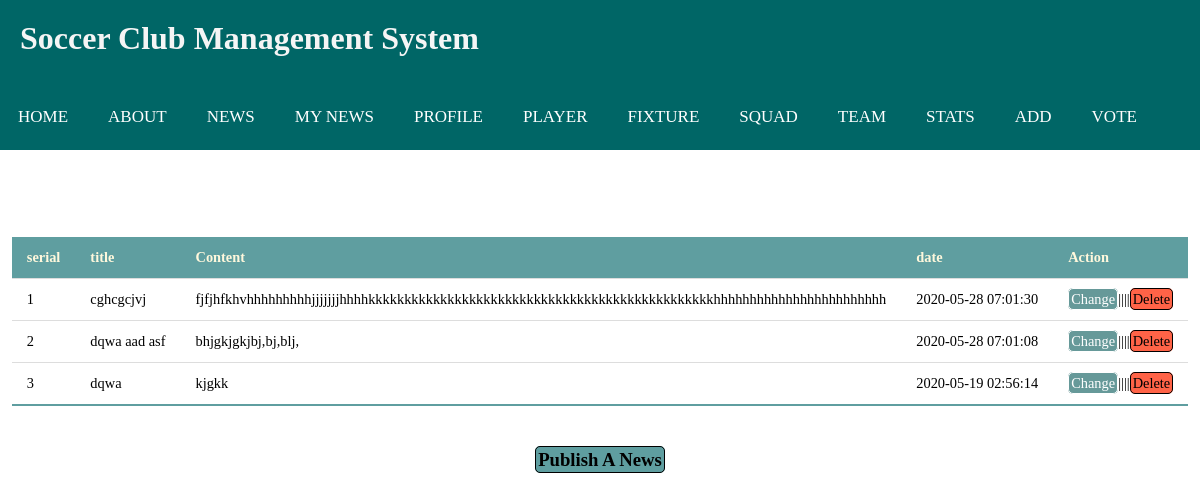
The page /mynews.php (signed in) on the database its author committed.
### tables this page shows
CREATE TABLE `news` (
  `id` int(11) NOT NULL,
  `title` varchar(255) NOT NULL,
  `content` text NOT NULL,
  `date` timestamp NOT NULL DEFAULT current_timestamp() ON UPDATE current_timestamp(),
  `user_name` varchar(255) NOT NULL
);

### mynews.php (the view, shortened to what this page needs)
<?php
  include("index1.php");
?>
<!DOCTYPE html>
 <html>
 <head>
 </head>
 <body>
  <?php  if(isset($_COOKIE["currentUser"])){
      $cuser = $_COOKIE["currentUser"];?>
<center>
    <table class="pd_table">
    <tr>
        <th>serial</th>
        <th>title</th>
        <th>Content</th>
        <th>date</th>
        <th>Action</th>
    </tr>
    <?php
        $qry1 = "SELECT * FROM news  WHERE user_name='$cuser' ORDER BY date DESC";
        $run = mysqli_query($link,$qry1);
         $serial=1;
             if($run){
            while($data = mysqli_fetch_array($run)){
 ?>
        <tr>
           <td>  <?php echo $serial;  ?>           </td>
           <td>  <?php echo $data["title"];?>       </td>
           <td>   <?php echo $data["content"];?>    </td>
           <td>   <?php echo $data["date"];?>    </td>
           <td><a  style="background :#669999;border:1px solid ;border-radius:5px;color:white;padding:2px;text-decoration: none;" href="form12.php?edit_id=<?php echo $data["id"];?>">Change</a>||||<a style="background :tomato;border:1px solid ;border-radius:5px;color:black;padding:2px;text-decoration: none;" onclick="return confirm('ARE YOU SURE?');"    href="removepost.php?uid=<?php echo $data["id"];?>">Delete </a></td>
        </tr>
<?php    $serial++;  }}}
  ?>
     </table>
       </center>
   <center>
<br>
<tr align="left">
       <td><h3><a style="background :cadetblue;border:1px solid ;border-radius:5px;color:black;padding:2px;text-decoration: none;" href="form10.php?username=<?php echo $cuser ;?>">Publish A News</a></h3></td></tr>
</center>
</body>
</html>

### test.css (style rules this page uses)
* { margin: 0; padding: 0; box-sizing: border-box; }
.pd_table { border-collapse: collapse; margin: 25px 0; font-size: 0.9em; min-width: 400px; top: 0; }
.pd_table th { background-color: cadetblue; color: cornsilk; text-align: left; font-weight: bold; }
.pd_table th, .pd_table td { padding: 12px 15px; }
.pd_table tr { border-bottom: 1px solid #dddddd; }
.pd_table tbody tr:nth-of-type(even) { background-color: #ffffff; }
.pd_table tbody tr:last-of-type { border-bottom: 2px solid cadetblue ; }

### rows shown on the page
news: title "cghcgcjvj", content "fjfjhfkhvhhhhhhhhhjjjjjjjhhhhkkkkkkkkkkkkkkkkkkkkkkkkkkkkkkkkkkkkkkkkkkkkkkkkhhhhhhhhhhhhhhhhhhhhhhhh", date "2020-05-28 07:01:30"
news: title "dqwa aad asf", content "bhjgkjgkjbj,bj,blj,", date "2020-05-28 07:01:08"
news: title "dqwa", content "kjgkk", date "2020-05-19 02:56:14"
